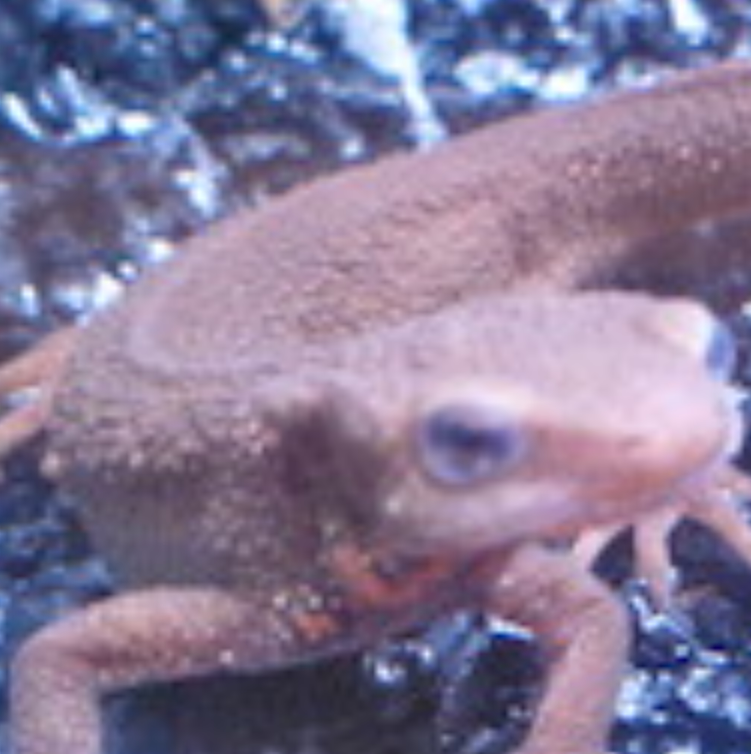
#> input picture image.png, 751 x 754 px, found by its file name
$ python binarization.py
#> lines starting #> are read from the running program, lines starting #| are printed output that depends on the picture; after the words box and inside, x2 and y2 are one past the last pixel; in counts of white or black regions, pixels touching at a corner belong together
import cv2 as cv

img = cv.imread(r'D:\\Omdena\\image.png', cv.IMREAD_GRAYSCALE)
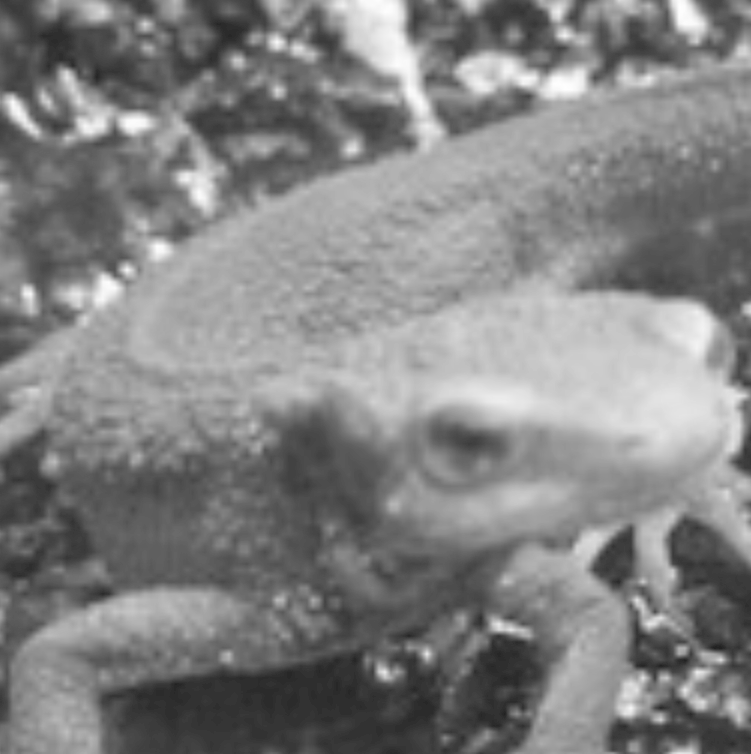
#> img: shape (754, 751); min 34, max 255, mean 130.4

ret, threshold = cv.threshold(img, 124, 255, cv.THRESH_BINARY)
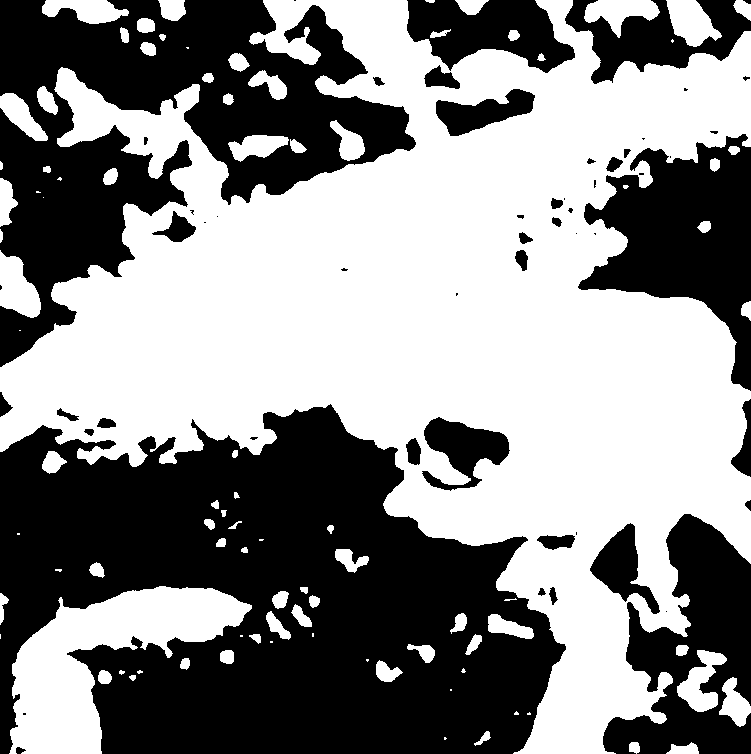
#> threshold: shape (754, 751); 53.4% white; 55 black regions (22 under 20 px), largest, box (x1, y1, x2, y2) and area: (0, 404, 566, 754) 131773, (0, 0, 416, 367) 63945, (578, 134, 751, 391) 21944

cv.imwrite('image_binarized.png', threshold)
